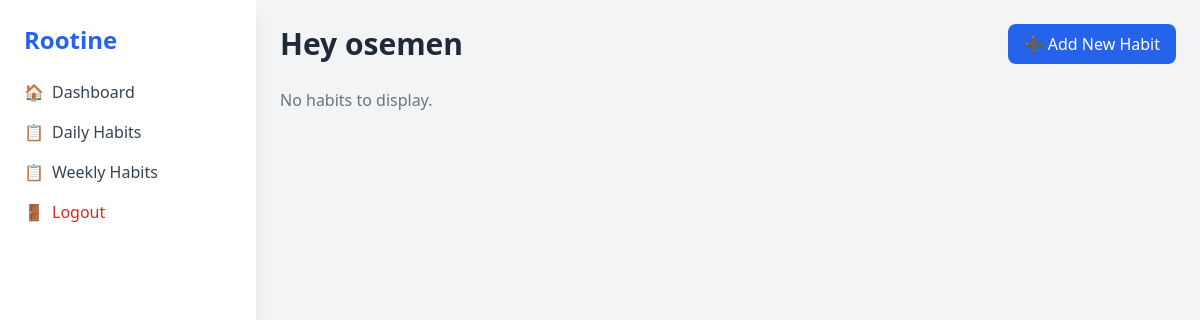
The app's page /daily_habit/ (signed in), older data.
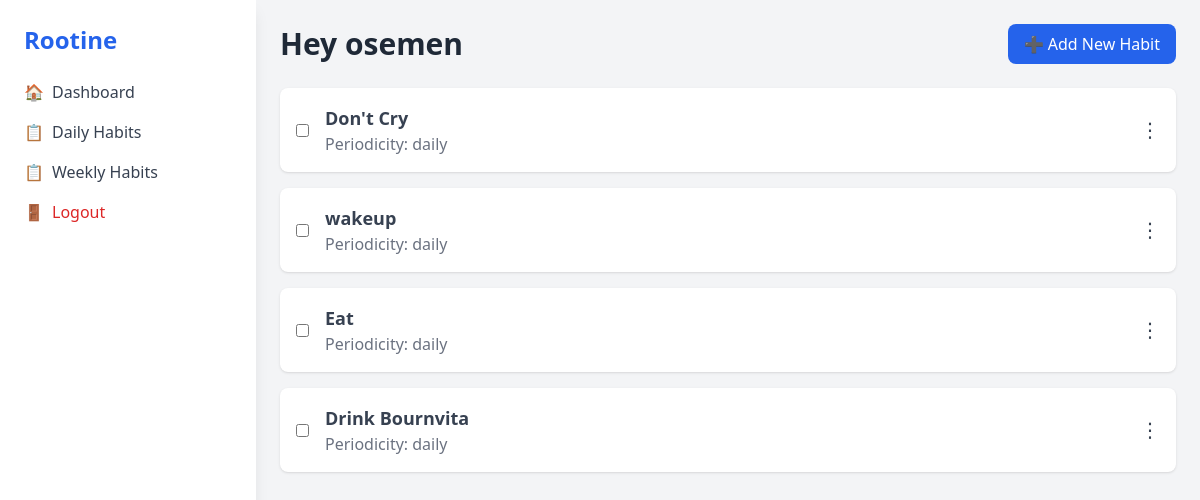
The same page, newer data.
### habit/models.py (models this page shows, shortened)
class Habit(models.Model):
    PERIODICITY = [
        ("daily", "Daily"),
        ("weekly", "Weekly")
    ]
    name = models.CharField(max_length=255, unique=True)
    description = models.TextField(max_length= 1000)
    user = models.ForeignKey(User, on_delete=models.CASCADE)
    periodicity = models.CharField(max_length=10, choices=PERIODICITY)
    created_at = models.DateTimeField(auto_now_add=True)
    updated_at = models.DateTimeField(auto_now=True)

### habit/views.py (the view)
# urls.py: path("daily_habit/", views.daily_habit, name="daily_habit"),
@login_required
def daily_habit(request):
    user = request.user
    daily_habits = Habit.objects.filter(user=user).filter(periodicity="daily")
    context = {
        "daily_habits": daily_habits,
        "user": user,
    }
    return render(request, "daily_habit.html", context)

### templates/daily_habit.html (shortened to what this page needs)
{% extends 'base.html' %}
{% load static %}
{% block content %}
<div class="max-w-4xl mx-auto">
    <ul class="space-y-4">
        {% for habit in daily_habits %}
        <li class="flex items-center justify-between bg-white p-4 shadow rounded-lg relative">
            <div class="flex items-center">
                <input type="checkbox" id="habit-{{ habit.id }}" class="mr-4">
                <label for="habit-{{ habit.id }}" class="flex-1">
                    <h3 class="text-lg font-semibold text-gray-700">{{ habit.name }}</h3>
                    <p class="text-gray-500">Periodicity: {{ habit.periodicity }}</p>
                </label>
            </div>
            <div class="relative group inline-block text-left">
                <button class="text-gray-700 text-xl">⋮</button>
            </div>
        </li>
        {% empty %}
        <p class="text-gray-500">No habits to display.</p>
        {% endfor %}
    </ul>
</div>
{% endblock content %}

### templates/base.html (shortened to what this page needs)
{% load static %}
<!DOCTYPE html>
<html lang="en">
<head>
    <script src="https://cdn.tailwindcss.com"></script>
</head>
<body class="bg-gray-100 h-screen flex">
    <aside id="sidebar" class="lg:w-64 bg-white shadow-lg p-6 h-full fixed top-0 left-0 overflow-y-auto">
        <h2 class="text-2xl font-bold text-blue-600 mb-6">Rootine</h2>
        <nav>
            <ul class="space-y-4">
                <li>
                    <a href="{% url 'dashboard' %}" class="text-gray-700 flex items-center space-x-2 hover:text-blue-600">
                        <span>🏠</span> <span>Dashboard</span>
                    </a>
                </li>
                <li>
                    <a href="{% url 'daily_habit' %}" class="text-gray-700 flex items-center space-x-2 hover:text-blue-600">
                        <span>📋</span> <span>Daily Habits</span>
                    </a>
                </li>
                <li>
                    <a href="{% url 'weekly_habit' %}" class="text-gray-700 flex items-center space-x-2 hover:text-blue-600">
                        <span>📋</span> <span>Weekly Habits</span>
                    </a>
                </li>
                <li>
                    <form method="post" action="{% url 'logout' %}?next={% url 'home' %}">
                        <button type="submit" class="text-red-600 flex items-center space-x-2 hover:text-red-800">
                            <span>🚪</span> <span>Logout</span>
                        </button>
                    </form>
                </li>
            </ul>
        </nav>
    </aside>
    <div class="flex-1 ml-64 p-6">
        <div class="flex justify-between items-center mb-6">
            <h1 class="text-3xl font-bold text-gray-800">Hey {{ user.username }} </h1>
            <a href="{% url 'create_habit' %}" class="bg-blue-600 text-white px-4 py-2 rounded-lg hover:bg-blue-700">
                ➕ Add New Habit
            </a>
        </div>
        {% block content %}{% endblock content %}
    </div>
</body>
</html>

Row changes from the older to the newer data that the page shows:
added Habit: name "Don't Cry", periodicity "daily"
added Habit: name "wakeup", periodicity "daily"
added Habit: name "Eat", periodicity "daily"
added Habit: name "Drink Bournvita", periodicity "daily"
Text that changed along with them:
text no longer shown: "No habits to display."
